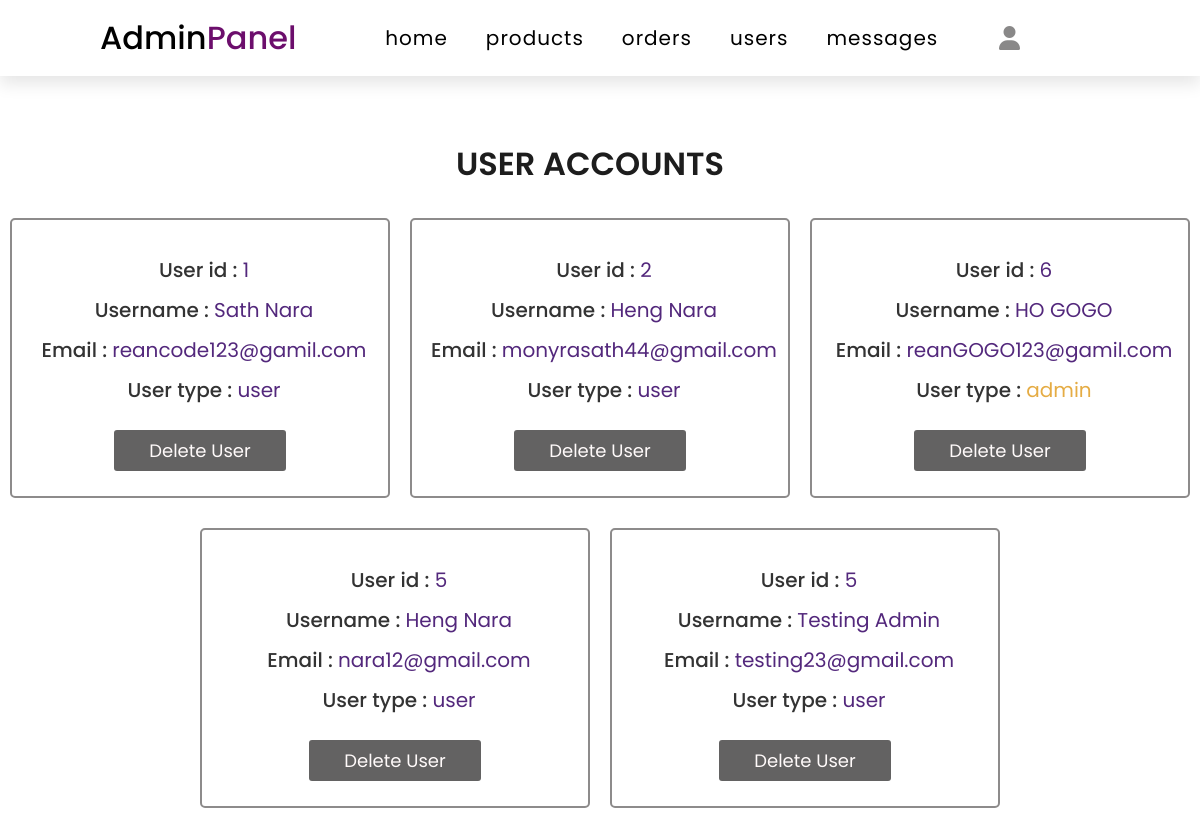
Screenshot of /admin_users.php (signed in) with the database file from the repository.
### tables this page shows
CREATE TABLE `users` (
  `id` int(100) NOT NULL,
  `user_id` int(100) NOT NULL,
  `email` varchar(100) NOT NULL,
  `first_name` varchar(100) NOT NULL,
  `last_name` varchar(100) NOT NULL,
  `passwords` varchar(15) NOT NULL,
  `user_type` varchar(10) NOT NULL,
  `date` date NOT NULL DEFAULT current_timestamp()
);

### database.php (called while the page is built, shortened)
<?php
    function db() {
        return new mysqli('localhost', 'root', '', 'chanel_db');
    }
?>

### admin_users.php (the view, shortened to what this page needs)
<?php
    require_once('database.php');
?>
<!DOCTYPE html>
<html lang="en">
<head>
    <link rel="stylesheet" href="css/admin_style.css">
    <link rel="stylesheet" href="https://cdnjs.cloudflare.com/ajax/libs/font-awesome/6.1.1/css/all.min.css">
</head>
<body>
    <?php include 'admin_header.php'; ?>
    <div class="userAcc">
        <h1 class="heading">user accounts</h1>
        <div class="show_acc">
            <?php
                $result = db()->query("SELECT * FROM users");
                $num_row = mysqli_num_rows($result);
                echo '<div class="user_acc">';
                for($i=1 ;$i<=$num_row; $i++){
                    if($row = mysqli_fetch_array($result)){
                        $userName = $row['last_name']." ".$row['first_name'];
                        $userId = $row['user_id'];
                        $email = $row['email'];
                        $userType = $row['user_type'];
            ?>
                        <div class="account showResult">
                            <p>User id : <span class="userId"><?php echo $userId ?></span> </p>
                            <p>Username : <span class="userName"><?php echo $userName ?></span> </p>
                            <p>Email : <span class="email"><?php echo $email ?></span> </p>
                            <?php
                                if($userType == 'admin'){
                                    echo '<p>User type : <span class="userType" style="color: #E5AC44">'.$userType.'</span> </p>';
                                }else {
                                    echo '<p>User type : <span class="userType">'.$userType.'</span> </p>';
                                }
                            ?>
                            <div class="button">
                                <button type="submit" class="delete_btn" id="<?php echo $userId ?>">Delete User</button>
                            </div>
                        </div>
            <?php
                    }
                    if($i%3 == 0){
                        echo '</div>';
                        echo '<div class="user_acc">';
                    }
                }
                echo '</div>';
            ?>
        </div>
    </div>
</body>
</html>

### css/admin_style.css (style rules this page uses)
* { box-sizing: border-box; }
body { font-family: 'Poppins', sans-serif; overflow-x: hidden; scroll-behavior: smooth; scroll-padding-top: 6rem; margin: 0; padding: 0; }
.heading { text-transform: uppercase; font-family: inherit; font-size: 2rem; text-align: center; color: #1d1d1d; font-weight: 600; margin: 140px auto 10px; }
.update_btn, .delete_btn { border: none; font-family: inherit; font-size: 18px; background-color: rgb(163, 59, 93); color: snow; padding: 7px 35px; border-radius: 3px; margin: 5px 1px 25px; cursor: pointer; }
.delete_btn { background-color: #616161; }
.showResult { width: 360px; border: 2px solid #8d8b8b; border-radius: 5px; padding: 15px 10px 20px; margin-left: 30px; }
.showResult p { color: #333333; font-weight: 500; font-size: 20px; margin-left: .5rem; margin-bottom: -10px; line-height: 30px; }
.showResult p span { color: #53287c; font-weight: 400; cursor: pointer; }
.userAcc { text-align: center; margin: 70px 0px 150px; margin-left: -10px; width: 100%; height: auto; display: block; }
.show_acc .user_acc { display: flex; align-items: center; justify-content: center; margin-top: 30px; margin-bottom: 20px; }
.show_acc .account { width: 390px; margin-left: 20px; text-align: center; }
.account .button { margin-top: 30px; margin-bottom: -20px; }
.account .button button { background-color: #636262; }

### rows the page displays
users: user "1", userName "Sath Nara", email "reancode123@gamil.com", user_type "user"
users: user "2", userName "Heng Nara", email "monyrasath44@gmail.com", user_type "user"
users: user "6", userName "HO GOGO", email "reanGOGO123@gamil.com", user_type "admin"
users: user "5", userName "Heng Nara", email "nara12@gmail.com", user_type "user"
users: user "5", userName "Testing Admin", email "testing23@gmail.com", user_type "user"
